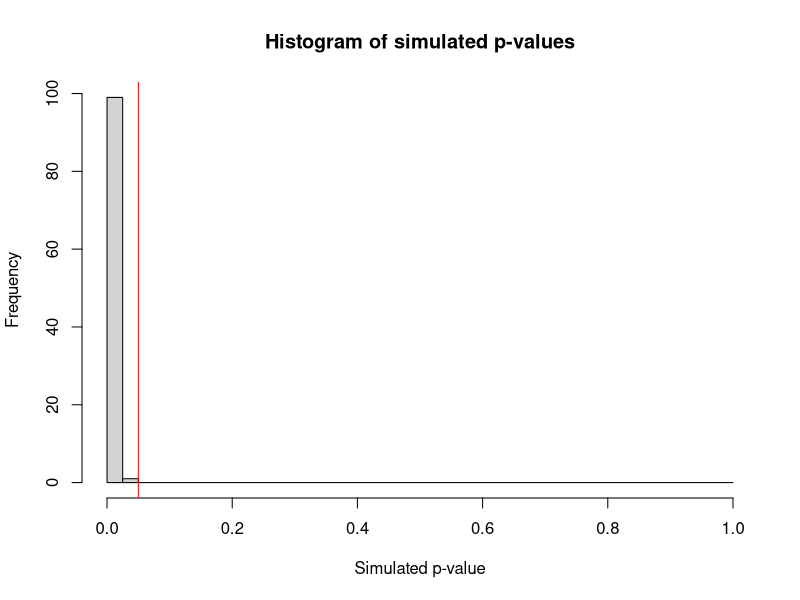

This chart was generated by the following R code:
## ---- chunk 1
knitr::opts_chunk$set(echo = TRUE)
## ---- chunk 2

# define simulation parameters
n_per_group <- 30
n_simulations_to_run <- 100
alpha <- .05
# group statistics
group1_mean <- 5.7
group2_mean <- 5
stdev <- .5

# calculate effect size (why not?)
cohens_d <- (group1_mean-group2_mean)/stdev
## ---- chunk 3
set.seed(1) # set the seed for reproducible randomness!

# for now, don't worry too much about understanding the replicate() function
# all you need to know is that this replicates the same code again and again
#   (the amount of times is specified by n_simulations_to_run, defined above)
#  and each time it simulates new data for each condition, according to the 
#   parameters we defined above
# in other words, it's similar to a loop, but the thing that changes each
#   iteration isn't an index (like in a for-loop) but the randomly generated data
# since rnorm() is different each time, replicate() is useful for repeating

sim_t_reps <- replicate(n_simulations_to_run, {
  # generate random data
  # first, simulate data for group 1
  data1 <- rnorm(n_per_group, mean=group1_mean, sd=stdev)
   # second, simulate data for group 2
  data2 <- rnorm(n_per_group, mean=group2_mean, sd=stdev)
  # put into a data.frame for the current simulated data
  cur_sim_data <- data.frame(
    Condition = c(rep("Group 1",n_per_group), rep("Group 2",n_per_group)) ,
    Score = c(data1, data2)
  )
  # then perform a t-test (by default, two-sided)
  sim_t <- t.test(Score ~ Condition, data = cur_sim_data)
  
  # then we grab the p-value and *return* it to sim_t_reps
  return(sim_t$p.value)
} )
## ---- chunk 4
# after running all the simulations above, let's do some calculations
round(sim_t_reps, digits = 3) # print out the p-vals, rounded to 3 decimals
## ---- chunk 5
sum(sim_t_reps < alpha) # how many significant results?
## ---- chunk 6
sum(sim_t_reps < alpha)/n_simulations_to_run * 100 # convert to power %
## ---- chunk 7
# customized histogram
hist(sim_t_reps, 
     xlab="Simulated p-value", # change the x-axis label
     # specify where the bin breaks are, from 0 to 1, size of .025
     breaks = seq(0,1, by=.025),
     main="Histogram of simulated p-values") 
abline(v = alpha, col="red") # And add a red line at alpha (sig cutoff)
